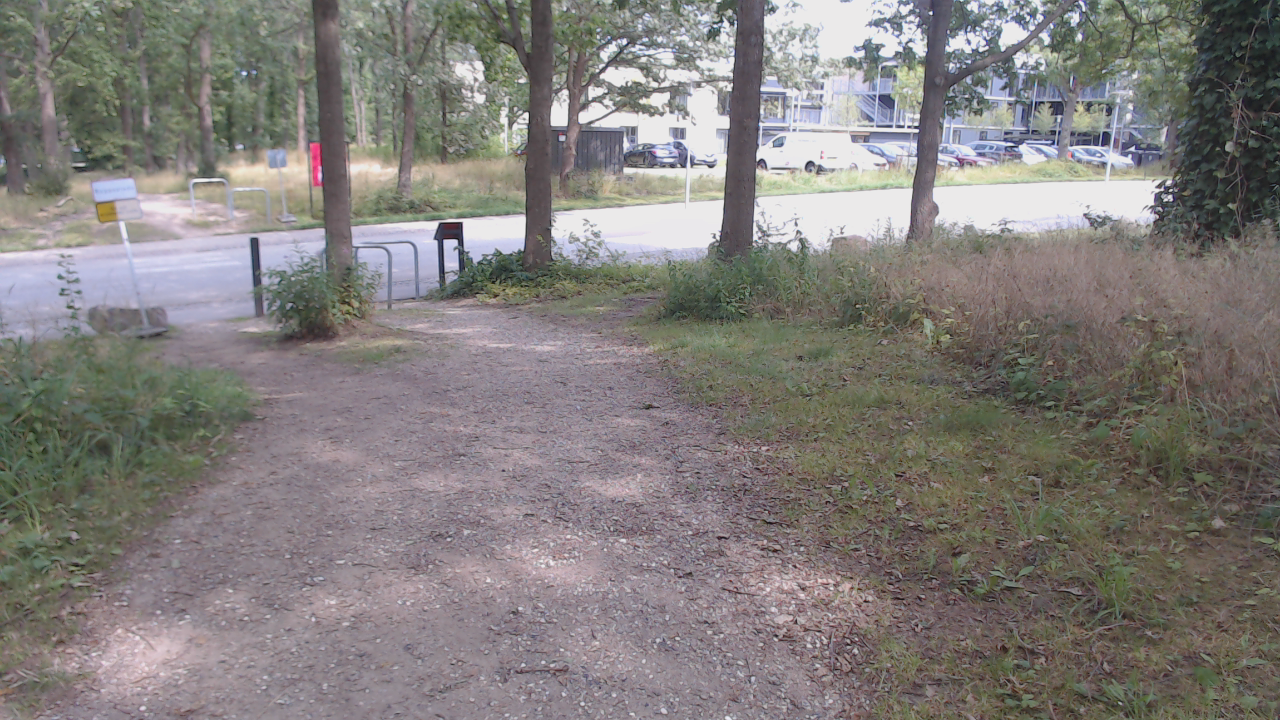
#> input picture Data/seq1/BGR-00005027-cam02-20190807_132403.608.bmp, 1280 x 720 px; its folder holds 3 pictures in this run
$ python main.py
#> lines starting #> are read from the running program, lines starting #| are printed output that depends on the picture
import glob
import cv2
import copy
import os
from collections import defaultdict
import numpy as np
import matplotlib.pyplot as plt


class TrackedObject:

    """
        TrackedObject: Stores all information about tracked objects by the class Tracker
    """

    # [11 lines left out: function __init__, not called in this run]

    def add_update(self, new_img_name, new_bbox):
        self.imgs_names.append(new_img_name)
        self.bboxes.append(list(new_bbox))


    # [4 lines left out: function add_measurement, not called in this run]

    def replace_measurement(self, img_name, new_bbox, new_mask):
        self.bboxes[self.imgs_names.index(img_name)] = new_bbox
        self.masks[img_name] = new_mask

    def set_lost_track(self):
        self.lost_track = 1

    def get_lost_track(self):
        return self.lost_track

    def get_last_box(self):
        return self.bboxes[-1]

    def get_all_boxes(self):
        return self.bboxes

    def get_all_imgs_names(self):
        return self.imgs_names

    def get_color(self):
        return self.print_color


class Tracker:

    """
        Wrapper around OpenCV cv2.TrackerMedianFlow_create tracker that enables to track multiple objects, track objects
        inbetween objects detections and evaluates tracking performance by IoU metric
    """

    def __init__(self, start_img, start_img_name, start_bboxes, start_mask):

        self.tracked_objects = {}
        self.trackers = {}
        self.imgs_names = []
        self.imgs = []
        self.corr_threshold = 0.2
        self.colors = [(255, 0, 0),(255, 128, 0),(255, 255, 0), (191, 255, 0), (64, 255, 0), (0, 255, 191), \
                       (0, 191, 255), (0, 64, 255), (128, 0, 255), (255, 0, 255), (255, 0, 128)]

        for idx, obj in enumerate(start_bboxes):
            a = start_bboxes[obj].split(" ")
            curr_box = [float(val) for val in a]
            self.tracked_objects[idx] = TrackedObject(str(idx), start_img_name, curr_box, start_mask[obj], self.colors[idx])
            self.trackers[idx] = cv2.TrackerMedianFlow_create()
            self.trackers[idx].init(start_img, tuple(curr_box))

        self.imgs_names.append(start_img_name)
        self.imgs.append(start_img)

    # [25 lines left out: functions update, calc_IoU, not called in this run]

    def get_curr_tracked_objs(self):
        objs_return = {}
        for name, obj in self.tracked_objects.items():
            if not obj.get_lost_track():
                objs_return[name] = obj
        return objs_return

    # [19 lines left out: function new_detection, not called in this run]

    def draw_last_tracking_frame(self):

        last_img = copy.deepcopy(self.imgs[-1])
        objs = self.get_curr_tracked_objs()
        colors = [(255,0,0),(0,255,0),(0,0,255)]
        for i, obj_name in enumerate(objs):
            bbox = objs[obj_name].get_last_box()
            p1 = (int(bbox[0]), int(bbox[1]))
            p2 = (int(bbox[0] + bbox[2]), int(bbox[1] + bbox[3]))
            cv2.putText(last_img, "Name: " + str(obj_name), (int(bbox[0]), int(bbox[1])+int(bbox[3])+20),
                        cv2.FONT_HERSHEY_DUPLEX, 0.6, objs[obj_name].get_color())
            cv2.rectangle(last_img, p1, p2, objs[obj_name].get_color(), 5, 1)

        return last_img

    # [41 lines left out: functions save_all_frames, draw_save_all_frames, not called in this run]

    def evaluate_ground_truth(self, ground_truth):

        x = np.arange(len(self.imgs_names))
        width = 0.7

        fig, ax = plt.subplots()
        shift_i=0
        shift = np.linspace(-width/2,width/2, len(self.tracked_objects))
        for obj_name, obj in self.tracked_objects.items():
            IoU = [0]*len(self.imgs_names)
            for idx, box in enumerate(obj.get_all_boxes()):
                img_name = obj.get_all_imgs_names()[idx]
                IoU_scores_temp = []
                gt_img_bbox = ground_truth[img_name]
                for name, gt_bbox in gt_img_bbox[0].items():
                    IoU_scores_temp.append(self.calc_IoU(box, [float(n) for n in gt_bbox.split(" ")]))
                IoU[self.imgs_names.index(img_name)] = max(IoU_scores_temp)
            ax.bar(x+shift[shift_i], IoU, width/len(self.tracked_objects), label=obj_name)
            shift_i = shift_i + 1
        ax.set_xticks(x)
        ax.legend()
        ax.set_ylabel('IoU score')
        ax.set_title('IoU scores of each tracked object in an image sequence 0...'+str(len(self.imgs_names)-1)
                     +' with 2 trees tracked')

        plt.tight_layout()
        plt.show()


def load_annotated_data(path_annotations):

    bbox = defaultdict(list)
    masks = defaultdict(list)

    for name in img_names:
        bbox_temp = {}
        print(path_annotations + "*_box_" + name + "..txt")
        for file in glob.glob(path_annotations + "*_box_" + name + "..txt"):

            input_box = (open(file, "r").read())
            # TO DO: use regex to find object name
            bbox_temp[file[-(len(name)+11):-(len(name)+10)]] = input_box[:-1]
        bbox[name].append(bbox_temp)

        mask_temp = {}
        for file in glob.glob(path_annotations + "*_mask_" + name + ".bmp"):

            # TO DO: use regex to find object name
            mask_temp[file[-(len(name)+11):-(len(name)+10)]] = cv2.imread(file)
        masks[name].append(mask_temp)

    return bbox, masks


def dataset_paths(dataset_num):

    """
        dataset_paths: Creates paths to the image's location and annotated data
                        dataset_num - provides which dataset to use, possible values: 1,2,3
    """
    path_src_imgs = os.path.abspath(os.getcwd()) + "\\Data\\seq" + str(dataset_num) + "\\"
    path_annotations = os.path.abspath(os.getcwd()) + "\\Data\\seq" + str(dataset_num) + "_annotation\\"

    return path_src_imgs, path_annotations


if __name__ == "__main__":

    path_src_imgs, path_annotations = dataset_paths(1)

    obj_names = ["ID1", "ID2", "ID3"]
    img_names = [os.path.basename(file)[:-4] for file in glob.glob(path_src_imgs + "*.bmp")]
    images = {os.path.basename(file)[:-4]: cv2.imread(file) for file in glob.glob(path_src_imgs+"*.bmp")}
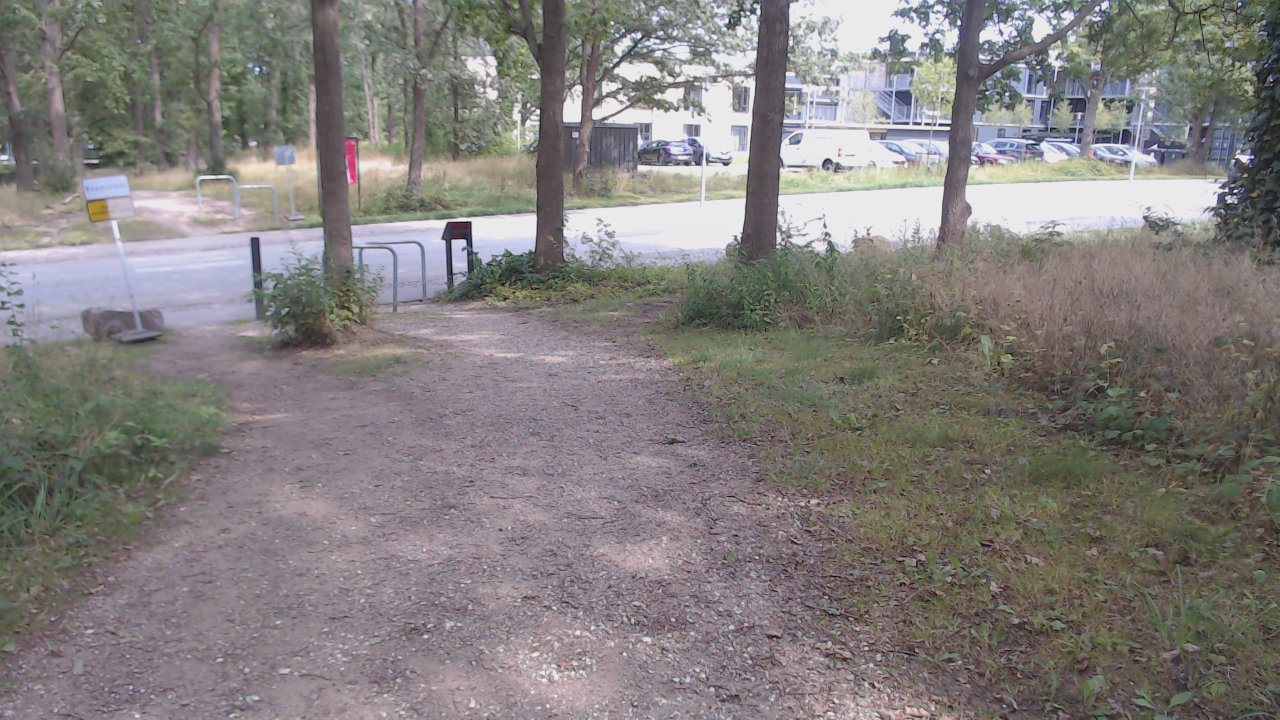
#> input picture Data/seq1/BGR-00005030-cam02-20190807_132404.200.bmp, 1280 x 720 px
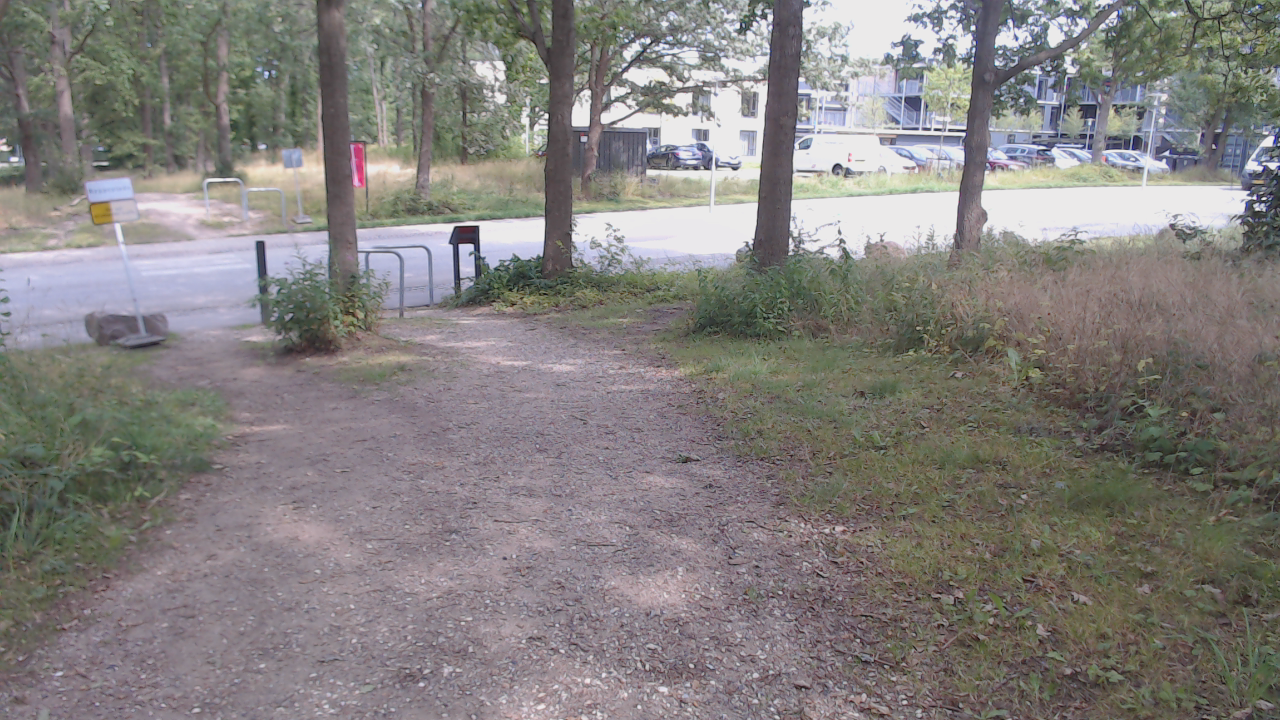
#> input picture Data/seq1/BGR-00005031-cam02-20190807_132404.411.bmp, 1280 x 720 px
    bboxes, masks = load_annotated_data(path_annotations)

    for i, img_name in enumerate(img_names):

        if i == 0:
            tracker = Tracker(images[img_name], img_name, bboxes[img_name][0], masks[img_name][0])
        elif i % 5 == 0:
            # Update positions of the previously detected objects
            tracker.update(images[img_name], img_name)
            # Every 5th image there are new detected objects to track
            tracker.new_detection(images[img_name], img_name, bboxes[img_name][0], masks[img_name][0])
        else:
            # Update positions of the previously detected objects
            tracker.update(images[img_name], img_name)

        img_with_boxes = tracker.draw_last_tracking_frame()
        cv2.imshow("Current frame", img_with_boxes)
        #cv2.imwrite(os.path.abspath(os.getcwd()) + "\\Data\\seq3_tracking\\"+str(i)+".jpg", img_with_boxes)

        # Exit if ESC pressed
        k = cv2.waitKey(1000) & 0xff
        if k == 27:
            break
#> this loop made 1 pass; (key Esc is pressed on pass 1)

    #tracker.draw_save_all_frames("seq3.jpg")
    tracker.evaluate_ground_truth(bboxes)
